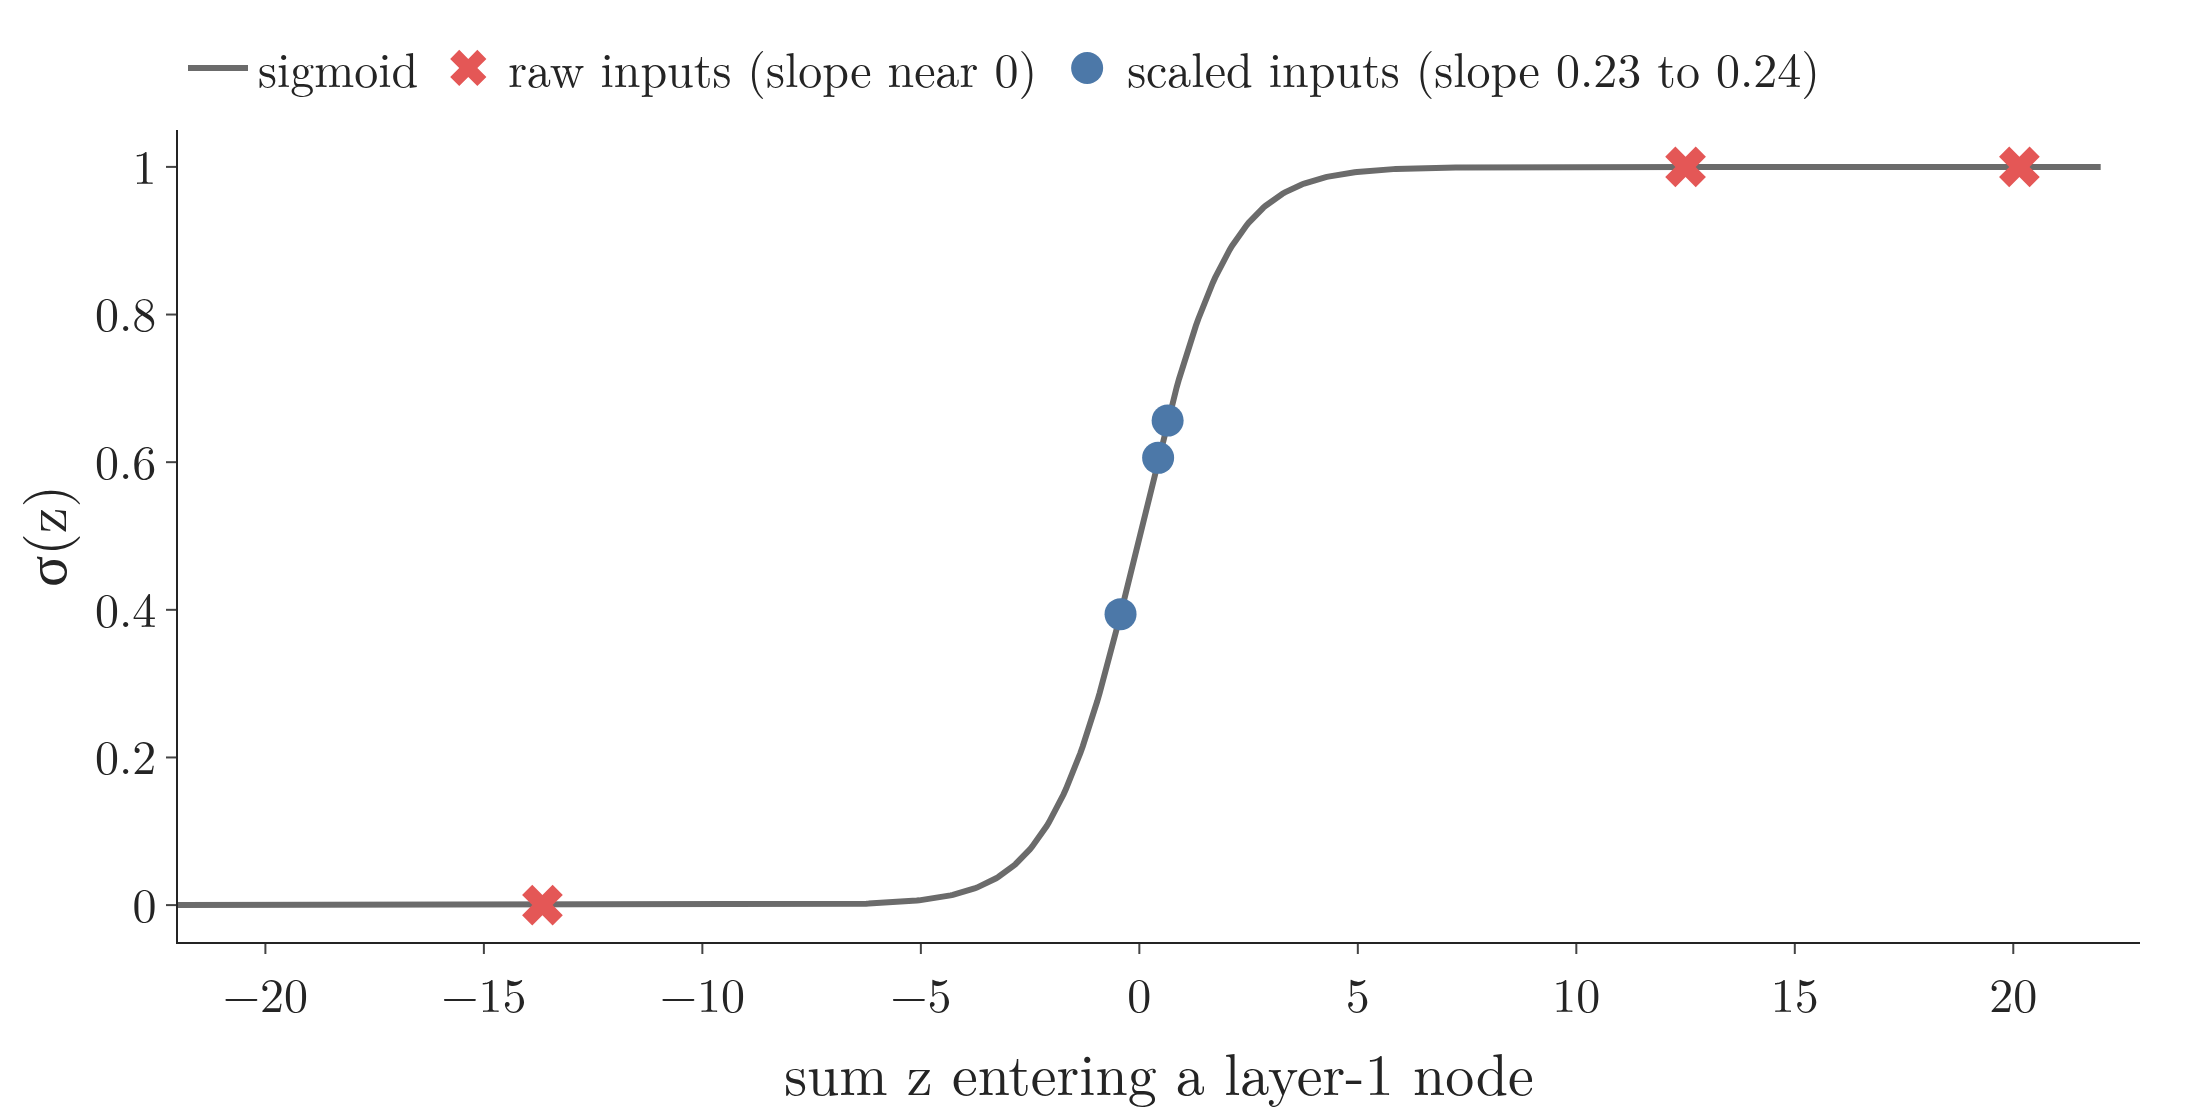

Reproduce this figure in Python.
"""Why scale first: layer 1's three sums for the raw student (7.2, 72, 69, 81) and for the scaled one
(0.72, 0.72, 0.69, 0.81), placed on the sigmoid. Raw sums sit on the flat tails, scaled ones on the steep middle.
Run: python scaling_sigmoid.py -> scaling_sigmoid.png"""
from pathlib import Path

import numpy as np
import plotly.graph_objects as go

HERE = Path(__file__).parent
BLUE, RED, GREY = "#4C78A8", "#E45756", "#6B6B6B"
W1 = np.array([[0.2, -0.3, 0.5], [0.4, 0.1, -0.2], [-0.5, 0.2, 0.1], [0.3, -0.4, 0.2]])
b1 = np.array([0.1, -0.1, 0.2])
sig = lambda z: 1 / (1 + np.exp(-z))
raw = np.array([7.2, 72, 69, 81])
scaled = raw / np.array([10, 100, 100, 100])
z_raw, z_sc = W1.T @ raw + b1, W1.T @ scaled + b1
assert np.allclose(z_raw, [20.1, -13.7, 12.5], atol=0.05)          # the Note's Extra box
assert np.allclose(z_sc, [0.430, -0.430, 0.647], atol=5e-4)       # Section 4.2
slope = lambda z: sig(z) * (1 - sig(z))
assert np.allclose(slope(z_raw), [1.9e-9, 1.1e-6, 3.7e-6], rtol=0.06)
z = np.linspace(-22, 22, 800)
fig = go.Figure(go.Scatter(x=z, y=sig(z), mode="lines", line=dict(color=GREY, width=3), name="sigmoid"))
fig.add_trace(go.Scatter(x=z_raw, y=sig(z_raw), mode="markers", marker=dict(size=18, color=RED, symbol="x"),
                         name="raw inputs (slope near 0)"))
fig.add_trace(go.Scatter(x=z_sc, y=sig(z_sc), mode="markers", marker=dict(size=16, color=BLUE),
                         name="scaled inputs (slope 0.23 to 0.24)"))
assert np.all(slope(z_sc) > 0.22)
fig.update_layout(template="simple_white", width=1100, height=560, font=dict(family="Latin Modern Roman", size=24),
                  xaxis=dict(title="sum z entering a layer-1 node"), yaxis=dict(title="σ(z)", range=[-0.05, 1.05]),
                  legend=dict(orientation="h", x=0, y=1.02, yanchor="bottom"), margin=dict(l=80, r=30, t=60, b=70))
fig.write_image(HERE / "scaling_sigmoid.png", scale=2)
